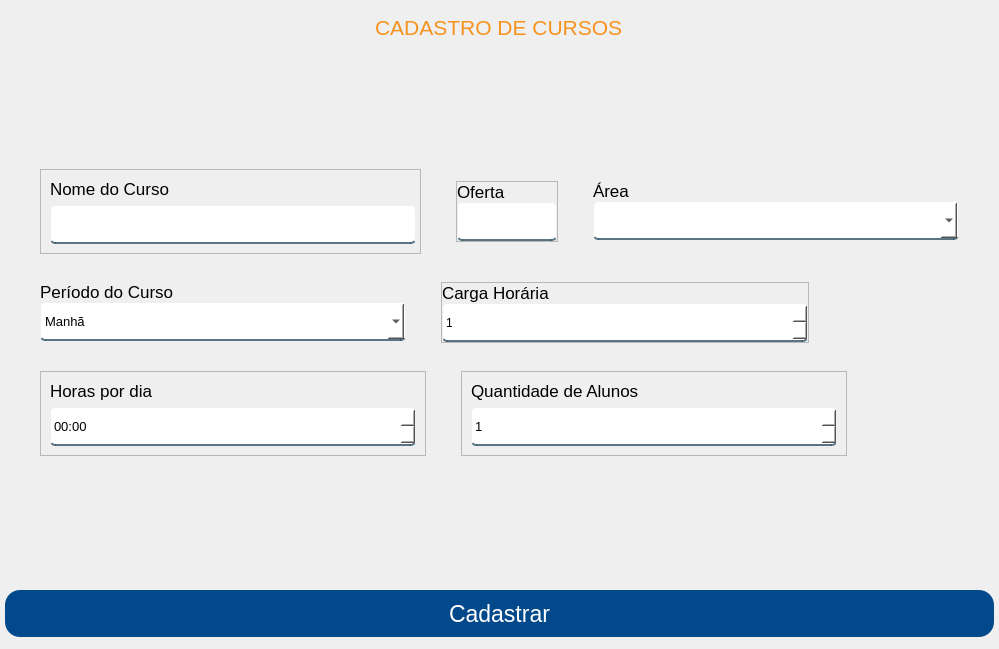
<?xml version="1.0" encoding="UTF-8"?>
<ui version="4.0">
 <class>Form</class>
 <widget class="QWidget" name="Form">
  <property name="geometry">
   <rect>
    <x>0</x>
    <y>0</y>
    <width>999</width>
    <height>649</height>
   </rect>
  </property>
  <property name="windowTitle">
   <string>Form</string>
  </property>
  <property name="styleSheet">
   <string notr="true">QLineEdit, QComboBox, QDateTimeEdit, QSpinBox {
	background-color: white;
	border:2px solid rgba(0,0,0,0);
	border-bottom-color:rgba(46,82,101,200);
	color:rgb(0,0,0);
	border-radius: 5px;
}

#btnCadastrarCurso {
	background-color: #01498a;
	color: #FFF;
border: none;
border-radius: 15px;
}

#btnCadastrarCurso:hover {
	background-color: #f6921e;
}

#respostas {
	color: red;
}

#titulo {
	color: #f6921e;
}</string>
  </property>
  <layout class="QVBoxLayout" name="verticalLayout">
   <property name="spacing">
    <number>0</number>
   </property>
   <property name="leftMargin">
    <number>0</number>
   </property>
   <property name="topMargin">
    <number>15</number>
   </property>
   <property name="rightMargin">
    <number>0</number>
   </property>
   <property name="bottomMargin">
    <number>12</number>
   </property>
   <item alignment="Qt::AlignHCenter">
    <widget class="QWidget" name="widget" native="true">
     <layout class="QVBoxLayout" name="verticalLayout_2">
      <property name="spacing">
       <number>23</number>
      </property>
      <property name="leftMargin">
       <number>5</number>
      </property>
      <property name="topMargin">
       <number>0</number>
      </property>
      <property name="rightMargin">
       <number>5</number>
      </property>
      <property name="bottomMargin">
       <number>0</number>
      </property>
      <item alignment="Qt::AlignHCenter">
       <widget class="QLabel" name="titulo">
        <property name="font">
         <font>
          <pointsize>16</pointsize>
          <weight>50</weight>
          <italic>false</italic>
          <bold>false</bold>
          <underline>false</underline>
          <strikeout>false</strikeout>
         </font>
        </property>
        <property name="text">
         <string>CADASTRO DE CURSOS</string>
        </property>
        <property name="scaledContents">
         <bool>false</bool>
        </property>
       </widget>
      </item>
      <item>
       <spacer name="verticalSpacer_6">
        <property name="orientation">
         <enum>Qt::Vertical</enum>
        </property>
        <property name="sizeHint" stdset="0">
         <size>
          <width>20</width>
          <height>151</height>
         </size>
        </property>
       </spacer>
      </item>
      <item>
       <widget class="QWidget" name="widget_2" native="true">
        <layout class="QHBoxLayout" name="horizontalLayout_2">
         <property name="spacing">
          <number>35</number>
         </property>
         <property name="leftMargin">
          <number>35</number>
         </property>
         <property name="topMargin">
          <number>0</number>
         </property>
         <property name="rightMargin">
          <number>35</number>
         </property>
         <property name="bottomMargin">
          <number>5</number>
         </property>
         <item alignment="Qt::AlignVCenter">
          <widget class="QFrame" name="frame_2">
           <property name="minimumSize">
            <size>
             <width>381</width>
             <height>0</height>
            </size>
           </property>
           <property name="frameShape">
            <enum>QFrame::StyledPanel</enum>
           </property>
           <property name="frameShadow">
            <enum>QFrame::Raised</enum>
           </property>
           <layout class="QVBoxLayout" name="verticalLayout_6">
            <item alignment="Qt::AlignLeft|Qt::AlignBottom">
             <widget class="QLabel" name="label_3">
              <property name="font">
               <font>
                <pointsize>13</pointsize>
               </font>
              </property>
              <property name="text">
               <string>Nome do Curso</string>
              </property>
             </widget>
            </item>
            <item>
             <widget class="QLineEdit" name="nomeCurso">
              <property name="minimumSize">
               <size>
                <width>366</width>
                <height>39</height>
               </size>
              </property>
              <property name="maximumSize">
               <size>
                <width>366</width>
                <height>39</height>
               </size>
              </property>
              <property name="font">
               <font>
                <pointsize>10</pointsize>
               </font>
              </property>
              <property name="placeholderText">
               <string/>
              </property>
             </widget>
            </item>
           </layout>
          </widget>
         </item>
         <item alignment="Qt::AlignVCenter">
          <widget class="QFrame" name="frame">
           <property name="maximumSize">
            <size>
             <width>120</width>
             <height>16777215</height>
            </size>
           </property>
           <property name="frameShape">
            <enum>QFrame::StyledPanel</enum>
           </property>
           <property name="frameShadow">
            <enum>QFrame::Raised</enum>
           </property>
           <layout class="QVBoxLayout" name="verticalLayout_4">
            <property name="spacing">
             <number>0</number>
            </property>
            <property name="leftMargin">
             <number>0</number>
            </property>
            <property name="topMargin">
             <number>0</number>
            </property>
            <property name="rightMargin">
             <number>0</number>
            </property>
            <property name="bottomMargin">
             <number>0</number>
            </property>
            <item alignment="Qt::AlignBottom">
             <widget class="QLabel" name="label">
              <property name="font">
               <font>
                <pointsize>13</pointsize>
               </font>
              </property>
              <property name="text">
               <string>Oferta</string>
              </property>
             </widget>
            </item>
            <item>
             <widget class="QLineEdit" name="ofertaCurso">
              <property name="minimumSize">
               <size>
                <width>100</width>
                <height>39</height>
               </size>
              </property>
              <property name="maximumSize">
               <size>
                <width>100</width>
                <height>16777215</height>
               </size>
              </property>
              <property name="font">
               <font>
                <pointsize>13</pointsize>
               </font>
              </property>
              <property name="placeholderText">
               <string/>
              </property>
             </widget>
            </item>
           </layout>
          </widget>
         </item>
         <item alignment="Qt::AlignVCenter">
          <widget class="QWidget" name="widget_3" native="true">
           <property name="minimumSize">
            <size>
             <width>0</width>
             <height>0</height>
            </size>
           </property>
           <property name="maximumSize">
            <size>
             <width>16777215</width>
             <height>60</height>
            </size>
           </property>
           <layout class="QVBoxLayout" name="verticalLayout_3">
            <property name="spacing">
             <number>0</number>
            </property>
            <property name="leftMargin">
             <number>0</number>
            </property>
            <property name="topMargin">
             <number>0</number>
            </property>
            <property name="rightMargin">
             <number>0</number>
            </property>
            <property name="bottomMargin">
             <number>0</number>
            </property>
            <item>
             <spacer name="verticalSpacer_2">
              <property name="orientation">
               <enum>Qt::Vertical</enum>
              </property>
              <property name="sizeHint" stdset="0">
               <size>
                <width>20</width>
                <height>40</height>
               </size>
              </property>
             </spacer>
            </item>
            <item>
             <widget class="QLabel" name="label_2">
              <property name="font">
               <font>
                <pointsize>13</pointsize>
               </font>
              </property>
              <property name="text">
               <string>Área</string>
              </property>
             </widget>
            </item>
            <item>
             <widget class="QComboBox" name="campoArea">
              <property name="minimumSize">
               <size>
                <width>366</width>
                <height>39</height>
               </size>
              </property>
              <property name="maximumSize">
               <size>
                <width>366</width>
                <height>16777215</height>
               </size>
              </property>
              <property name="font">
               <font>
                <pointsize>10</pointsize>
               </font>
              </property>
              <property name="cursor">
               <cursorShape>PointingHandCursor</cursorShape>
              </property>
              <property name="editable">
               <bool>false</bool>
              </property>
              <property name="currentText">
               <string/>
              </property>
             </widget>
            </item>
            <item>
             <spacer name="verticalSpacer">
              <property name="orientation">
               <enum>Qt::Vertical</enum>
              </property>
              <property name="sizeHint" stdset="0">
               <size>
                <width>20</width>
                <height>40</height>
               </size>
              </property>
             </spacer>
            </item>
           </layout>
          </widget>
         </item>
        </layout>
       </widget>
      </item>
      <item>
       <widget class="QWidget" name="widget_4" native="true">
        <property name="maximumSize">
         <size>
          <width>16777215</width>
          <height>16777215</height>
         </size>
        </property>
        <layout class="QHBoxLayout" name="horizontalLayout_3" stretch="0,0,0">
         <property name="spacing">
          <number>35</number>
         </property>
         <property name="leftMargin">
          <number>35</number>
         </property>
         <property name="topMargin">
          <number>0</number>
         </property>
         <property name="rightMargin">
          <number>35</number>
         </property>
         <property name="bottomMargin">
          <number>5</number>
         </property>
         <item>
          <widget class="QWidget" name="widget_5" native="true">
           <property name="maximumSize">
            <size>
             <width>16777215</width>
             <height>60</height>
            </size>
           </property>
           <layout class="QVBoxLayout" name="verticalLayout_5">
            <property name="spacing">
             <number>0</number>
            </property>
            <property name="leftMargin">
             <number>0</number>
            </property>
            <property name="topMargin">
             <number>0</number>
            </property>
            <property name="rightMargin">
             <number>0</number>
            </property>
            <property name="bottomMargin">
             <number>0</number>
            </property>
            <item>
             <spacer name="verticalSpacer_3">
              <property name="orientation">
               <enum>Qt::Vertical</enum>
              </property>
              <property name="sizeHint" stdset="0">
               <size>
                <width>20</width>
                <height>40</height>
               </size>
              </property>
             </spacer>
            </item>
            <item>
             <widget class="QLabel" name="label_7">
              <property name="font">
               <font>
                <pointsize>13</pointsize>
               </font>
              </property>
              <property name="text">
               <string>Período do Curso</string>
              </property>
             </widget>
            </item>
            <item>
             <widget class="QComboBox" name="periodoCurso">
              <property name="minimumSize">
               <size>
                <width>366</width>
                <height>39</height>
               </size>
              </property>
              <property name="maximumSize">
               <size>
                <width>366</width>
                <height>16777215</height>
               </size>
              </property>
              <property name="font">
               <font>
                <pointsize>10</pointsize>
               </font>
              </property>
              <property name="cursor">
               <cursorShape>PointingHandCursor</cursorShape>
              </property>
              <property name="editable">
               <bool>false</bool>
              </property>
              <item>
               <property name="text">
                <string>Manhã</string>
               </property>
              </item>
              <item>
               <property name="text">
                <string>Tarde</string>
               </property>
              </item>
              <item>
               <property name="text">
                <string>Noite</string>
               </property>
              </item>
             </widget>
            </item>
            <item>
             <spacer name="verticalSpacer_4">
              <property name="orientation">
               <enum>Qt::Vertical</enum>
              </property>
              <property name="sizeHint" stdset="0">
               <size>
                <width>20</width>
                <height>40</height>
               </size>
              </property>
             </spacer>
            </item>
           </layout>
          </widget>
         </item>
         <item alignment="Qt::AlignVCenter">
          <widget class="QFrame" name="frame_3">
           <property name="frameShape">
            <enum>QFrame::StyledPanel</enum>
           </property>
           <property name="frameShadow">
            <enum>QFrame::Raised</enum>
           </property>
           <layout class="QVBoxLayout" name="verticalLayout_7">
            <property name="spacing">
             <number>0</number>
            </property>
            <property name="leftMargin">
             <number>0</number>
            </property>
            <property name="topMargin">
             <number>0</number>
            </property>
            <property name="rightMargin">
             <number>0</number>
            </property>
            <property name="bottomMargin">
             <number>0</number>
            </property>
            <item>
             <widget class="QLabel" name="label_4">
              <property name="font">
               <font>
                <pointsize>13</pointsize>
               </font>
              </property>
              <property name="text">
               <string>Carga Horária</string>
              </property>
             </widget>
            </item>
            <item>
             <widget class="QSpinBox" name="cargaCurso">
              <property name="minimumSize">
               <size>
                <width>366</width>
                <height>39</height>
               </size>
              </property>
              <property name="minimum">
               <number>1</number>
              </property>
              <property name="maximum">
               <number>3000</number>
              </property>
             </widget>
            </item>
           </layout>
          </widget>
         </item>
         <item>
          <spacer name="horizontalSpacer">
           <property name="orientation">
            <enum>Qt::Horizontal</enum>
           </property>
           <property name="sizeHint" stdset="0">
            <size>
             <width>40</width>
             <height>20</height>
            </size>
           </property>
          </spacer>
         </item>
        </layout>
       </widget>
      </item>
      <item>
       <widget class="QWidget" name="widget_6" native="true">
        <property name="maximumSize">
         <size>
          <width>16777215</width>
          <height>16777215</height>
         </size>
        </property>
        <layout class="QHBoxLayout" name="horizontalLayout_4">
         <property name="spacing">
          <number>35</number>
         </property>
         <property name="leftMargin">
          <number>35</number>
         </property>
         <property name="topMargin">
          <number>0</number>
         </property>
         <property name="rightMargin">
          <number>35</number>
         </property>
         <property name="bottomMargin">
          <number>5</number>
         </property>
         <item alignment="Qt::AlignVCenter">
          <widget class="QFrame" name="frame_4">
           <property name="frameShape">
            <enum>QFrame::StyledPanel</enum>
           </property>
           <property name="frameShadow">
            <enum>QFrame::Raised</enum>
           </property>
           <layout class="QVBoxLayout" name="verticalLayout_8">
            <item>
             <widget class="QLabel" name="label_5">
              <property name="font">
               <font>
                <pointsize>13</pointsize>
               </font>
              </property>
              <property name="text">
               <string>Horas por dia</string>
              </property>
             </widget>
            </item>
            <item>
             <widget class="QDateTimeEdit" name="horasPorDia">
              <property name="minimumSize">
               <size>
                <width>366</width>
                <height>39</height>
               </size>
              </property>
              <property name="font">
               <font>
                <pointsize>10</pointsize>
               </font>
              </property>
              <property name="cursor">
               <cursorShape>PointingHandCursor</cursorShape>
              </property>
              <property name="displayFormat">
               <string>HH:mm</string>
              </property>
             </widget>
            </item>
           </layout>
          </widget>
         </item>
         <item alignment="Qt::AlignVCenter">
          <widget class="QFrame" name="frame_5">
           <property name="frameShape">
            <enum>QFrame::StyledPanel</enum>
           </property>
           <property name="frameShadow">
            <enum>QFrame::Raised</enum>
           </property>
           <layout class="QVBoxLayout" name="verticalLayout_9">
            <item>
             <widget class="QLabel" name="label_6">
              <property name="font">
               <font>
                <pointsize>13</pointsize>
               </font>
              </property>
              <property name="text">
               <string>Quantidade de Alunos</string>
              </property>
             </widget>
            </item>
            <item>
             <widget class="QSpinBox" name="quantidadeAlunos">
              <property name="minimumSize">
               <size>
                <width>366</width>
                <height>39</height>
               </size>
              </property>
              <property name="font">
               <font>
                <pointsize>10</pointsize>
               </font>
              </property>
              <property name="cursor">
               <cursorShape>PointingHandCursor</cursorShape>
              </property>
              <property name="minimum">
               <number>1</number>
              </property>
             </widget>
            </item>
           </layout>
          </widget>
         </item>
         <item>
          <spacer name="horizontalSpacer_2">
           <property name="orientation">
            <enum>Qt::Horizontal</enum>
           </property>
           <property name="sizeHint" stdset="0">
            <size>
             <width>40</width>
             <height>20</height>
            </size>
           </property>
          </spacer>
         </item>
        </layout>
       </widget>
      </item>
      <item>
       <spacer name="verticalSpacer_5">
        <property name="orientation">
         <enum>Qt::Vertical</enum>
        </property>
        <property name="sizeHint" stdset="0">
         <size>
          <width>20</width>
          <height>151</height>
         </size>
        </property>
       </spacer>
      </item>
      <item>
       <widget class="QPushButton" name="btnCadastrarCurso">
        <property name="minimumSize">
         <size>
          <width>762</width>
          <height>47</height>
         </size>
        </property>
        <property name="font">
         <font>
          <pointsize>17</pointsize>
         </font>
        </property>
        <property name="cursor">
         <cursorShape>PointingHandCursor</cursorShape>
        </property>
        <property name="text">
         <string>Cadastrar</string>
        </property>
       </widget>
      </item>
     </layout>
    </widget>
   </item>
  </layout>
 </widget>
 <tabstops>
  <tabstop>nomeCurso</tabstop>
  <tabstop>ofertaCurso</tabstop>
  <tabstop>campoArea</tabstop>
  <tabstop>periodoCurso</tabstop>
  <tabstop>btnCadastrarCurso</tabstop>
 </tabstops>
 <resources/>
 <connections/>
</ui>
